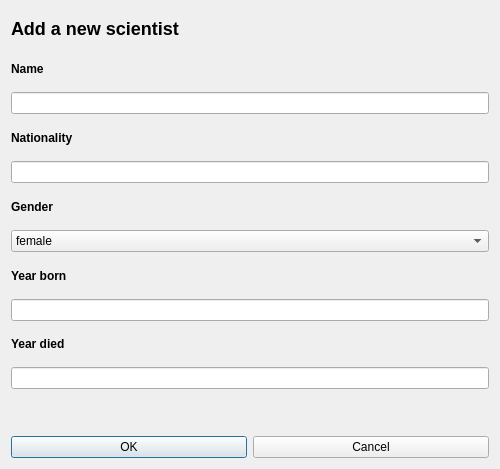
<?xml version="1.0" encoding="UTF-8"?>
<ui version="4.0">
 <class>AddScientistDialog</class>
 <widget class="QDialog" name="AddScientistDialog">
  <property name="geometry">
   <rect>
    <x>0</x>
    <y>0</y>
    <width>500</width>
    <height>469</height>
   </rect>
  </property>
  <property name="sizePolicy">
   <sizepolicy hsizetype="Preferred" vsizetype="Preferred">
    <horstretch>0</horstretch>
    <verstretch>0</verstretch>
   </sizepolicy>
  </property>
  <property name="minimumSize">
   <size>
    <width>500</width>
    <height>469</height>
   </size>
  </property>
  <property name="maximumSize">
   <size>
    <width>500</width>
    <height>469</height>
   </size>
  </property>
  <property name="windowTitle">
   <string>Dialog</string>
  </property>
  <layout class="QVBoxLayout" name="verticalLayout_2">
   <property name="sizeConstraint">
    <enum>QLayout::SetDefaultConstraint</enum>
   </property>
   <item>
    <layout class="QVBoxLayout" name="verticalLayout">
     <item>
      <widget class="QLabel" name="label_scientistHeader">
       <property name="font">
        <font>
         <pointsize>9</pointsize>
        </font>
       </property>
       <property name="text">
        <string>&lt;h2&gt;Add a new scientist&lt;/h2&gt;</string>
       </property>
      </widget>
     </item>
     <item>
      <layout class="QHBoxLayout" name="horizontalLayout">
       <item>
        <widget class="QLabel" name="label_scientistName">
         <property name="font">
          <font>
           <pointsize>9</pointsize>
           <weight>75</weight>
           <bold>true</bold>
          </font>
         </property>
         <property name="text">
          <string>Name</string>
         </property>
        </widget>
       </item>
       <item>
        <widget class="QLabel" name="label_scientistName_Error">
         <property name="font">
          <font>
           <pointsize>9</pointsize>
          </font>
         </property>
         <property name="text">
          <string/>
         </property>
        </widget>
       </item>
      </layout>
     </item>
     <item>
      <widget class="QLineEdit" name="input_scientistName">
       <property name="font">
        <font>
         <pointsize>9</pointsize>
        </font>
       </property>
      </widget>
     </item>
     <item>
      <layout class="QHBoxLayout" name="horizontalLayout_7">
       <item>
        <widget class="QLabel" name="label_scientistNationality">
         <property name="font">
          <font>
           <pointsize>9</pointsize>
           <weight>75</weight>
           <bold>true</bold>
          </font>
         </property>
         <property name="text">
          <string>Nationality</string>
         </property>
        </widget>
       </item>
       <item>
        <widget class="QLabel" name="label_scientistNationality_Error">
         <property name="font">
          <font>
           <pointsize>9</pointsize>
          </font>
         </property>
         <property name="text">
          <string/>
         </property>
        </widget>
       </item>
      </layout>
     </item>
     <item>
      <widget class="QLineEdit" name="input_scientistNationality"/>
     </item>
     <item>
      <layout class="QHBoxLayout" name="horizontalLayout_2">
       <item>
        <widget class="QLabel" name="label_scientistGender">
         <property name="font">
          <font>
           <pointsize>9</pointsize>
           <weight>75</weight>
           <bold>true</bold>
          </font>
         </property>
         <property name="text">
          <string>Gender</string>
         </property>
        </widget>
       </item>
      </layout>
     </item>
     <item>
      <widget class="QComboBox" name="dropDown_scientistGender">
       <item>
        <property name="text">
         <string>female</string>
        </property>
       </item>
       <item>
        <property name="text">
         <string>male</string>
        </property>
       </item>
      </widget>
     </item>
     <item>
      <layout class="QHBoxLayout" name="horizontalLayout_3">
       <item>
        <widget class="QLabel" name="label_scientistBirthYear">
         <property name="font">
          <font>
           <pointsize>9</pointsize>
           <weight>75</weight>
           <bold>true</bold>
          </font>
         </property>
         <property name="text">
          <string>Year born</string>
         </property>
        </widget>
       </item>
       <item>
        <widget class="QLabel" name="label_scientistBirthYear_Error">
         <property name="font">
          <font>
           <pointsize>9</pointsize>
          </font>
         </property>
         <property name="text">
          <string/>
         </property>
        </widget>
       </item>
      </layout>
     </item>
     <item>
      <widget class="QLineEdit" name="input_scientistBirthYear">
       <property name="font">
        <font>
         <pointsize>9</pointsize>
        </font>
       </property>
      </widget>
     </item>
     <item>
      <layout class="QHBoxLayout" name="horizontalLayout_4">
       <item>
        <widget class="QLabel" name="label_scientistDeathYear">
         <property name="font">
          <font>
           <pointsize>9</pointsize>
           <weight>75</weight>
           <bold>true</bold>
          </font>
         </property>
         <property name="text">
          <string>Year died</string>
         </property>
        </widget>
       </item>
       <item>
        <widget class="QLabel" name="label_scientistDeathYear_Error">
         <property name="text">
          <string/>
         </property>
        </widget>
       </item>
      </layout>
     </item>
     <item>
      <widget class="QLineEdit" name="input_scientistDeathYear">
       <property name="font">
        <font>
         <pointsize>9</pointsize>
        </font>
       </property>
      </widget>
     </item>
     <item>
      <widget class="QLabel" name="label_scientistInput_Error">
       <property name="text">
        <string/>
       </property>
      </widget>
     </item>
    </layout>
   </item>
   <item>
    <layout class="QHBoxLayout" name="horizontalLayout_5">
     <item>
      <widget class="QPushButton" name="button_ok">
       <property name="font">
        <font>
         <pointsize>9</pointsize>
        </font>
       </property>
       <property name="text">
        <string>OK</string>
       </property>
      </widget>
     </item>
     <item>
      <widget class="QPushButton" name="button_cancel">
       <property name="sizePolicy">
        <sizepolicy hsizetype="Minimum" vsizetype="Fixed">
         <horstretch>0</horstretch>
         <verstretch>0</verstretch>
        </sizepolicy>
       </property>
       <property name="font">
        <font>
         <pointsize>9</pointsize>
        </font>
       </property>
       <property name="text">
        <string>Cancel</string>
       </property>
      </widget>
     </item>
    </layout>
   </item>
  </layout>
 </widget>
 <resources/>
 <connections/>
</ui>
